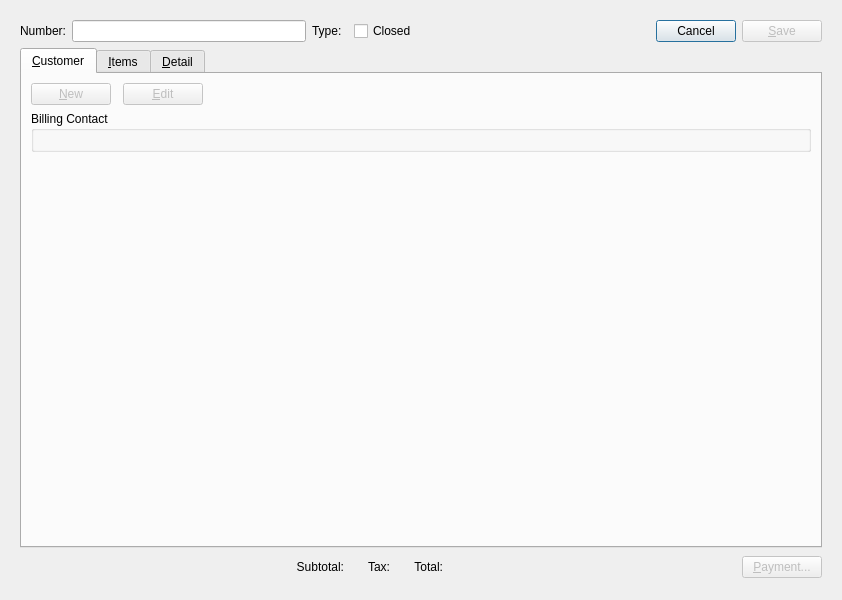
<ui version="4.0" >
 <class>retailSale</class>
 <widget class="QDialog" name="retailSale" >
  <property name="geometry" >
   <rect>
    <x>0</x>
    <y>0</y>
    <width>842</width>
    <height>600</height>
   </rect>
  </property>
  <property name="windowTitle" >
   <string>Retail Sale</string>
  </property>
  <property name="screenTitle" stdset="0" >
   <string/>
  </property>
  <layout class="QGridLayout" name="gridLayout_6" >
   <item row="0" column="0" >
    <widget class="Screen" name="_sale" >
     <property name="schemaName" >
      <string>xtpos</string>
     </property>
     <property name="tableName" >
      <string>api_sale</string>
     </property>
     <property name="primaryKeyColumns" >
      <number>1</number>
     </property>
     <layout class="QGridLayout" name="gridLayout_3" >
      <item row="0" column="0" >
       <layout class="QHBoxLayout" >
        <item>
         <widget class="QLabel" name="_numberLit" >
          <property name="text" >
           <string>Number:</string>
          </property>
          <property name="alignment" >
           <set>Qt::AlignRight|Qt::AlignTrailing|Qt::AlignVCenter</set>
          </property>
         </widget>
        </item>
        <item>
         <widget class="XLineEdit" name="_number" >
          <property name="text" >
           <string/>
          </property>
          <property name="fieldName" >
           <string>sale_number</string>
          </property>
         </widget>
        </item>
        <item>
         <widget class="QLabel" name="_typeLit" >
          <property name="text" >
           <string>Type:</string>
          </property>
         </widget>
        </item>
        <item>
         <widget class="XComboBox" name="_type" >
          <property name="fieldName" >
           <string>type</string>
          </property>
         </widget>
        </item>
        <item>
         <widget class="XCheckBox" name="_closed" >
          <property name="text" >
           <string>Closed</string>
          </property>
          <property name="fieldName" >
           <string>closed</string>
          </property>
          <property name="forgetful" >
           <bool>true</bool>
          </property>
         </widget>
        </item>
        <item>
         <spacer>
          <property name="orientation" >
           <enum>Qt::Horizontal</enum>
          </property>
          <property name="sizeHint" stdset="0" >
           <size>
            <width>16</width>
            <height>20</height>
           </size>
          </property>
         </spacer>
        </item>
        <item>
         <widget class="QPushButton" name="_cancel" >
          <property name="text" >
           <string>Cancel</string>
          </property>
          <property name="checkable" >
           <bool>false</bool>
          </property>
         </widget>
        </item>
        <item>
         <widget class="QPushButton" name="_save" >
          <property name="enabled" >
           <bool>false</bool>
          </property>
          <property name="text" >
           <string>&amp;Save</string>
          </property>
         </widget>
        </item>
       </layout>
      </item>
      <item row="1" column="0" >
       <widget class="QTabWidget" name="_tab" >
        <property name="currentIndex" >
         <number>0</number>
        </property>
        <widget class="QWidget" name="_custTab" >
         <attribute name="title" >
          <string>&amp;Customer</string>
         </attribute>
         <layout class="QGridLayout" >
          <item row="0" column="0" >
           <layout class="QHBoxLayout" >
            <property name="spacing" >
             <number>0</number>
            </property>
            <item>
             <widget class="CustInfo" name="_cust" >
              <property name="fieldName" >
               <string>customer_number</string>
              </property>
             </widget>
            </item>
            <item>
             <layout class="QHBoxLayout" >
              <property name="spacing" >
               <number>12</number>
              </property>
              <item>
               <widget class="QPushButton" name="_new" >
                <property name="enabled" >
                 <bool>false</bool>
                </property>
                <property name="text" >
                 <string>&amp;New</string>
                </property>
               </widget>
              </item>
              <item>
               <widget class="QPushButton" name="_edit" >
                <property name="enabled" >
                 <bool>false</bool>
                </property>
                <property name="text" >
                 <string>&amp;Edit</string>
                </property>
               </widget>
              </item>
              <item>
               <spacer>
                <property name="orientation" >
                 <enum>Qt::Horizontal</enum>
                </property>
                <property name="sizeHint" stdset="0" >
                 <size>
                  <width>40</width>
                  <height>20</height>
                 </size>
                </property>
               </spacer>
              </item>
             </layout>
            </item>
           </layout>
          </item>
          <item row="1" column="0" >
           <widget class="QGroupBox" name="_cntctGroup" >
            <property name="title" >
             <string>Billing Contact</string>
            </property>
            <layout class="QGridLayout" >
             <item row="0" column="0" >
              <widget class="ContactCluster" name="_contact" >
               <property name="accountVisible" >
                <bool>false</bool>
               </property>
               <property name="activeVisible" >
                <bool>false</bool>
               </property>
               <property name="initialsVisible" >
                <bool>false</bool>
               </property>
               <property name="webaddrVisible" >
                <bool>false</bool>
               </property>
               <property name="fieldNameChange" >
                <string>contact_change</string>
               </property>
               <property name="fieldNameNumber" >
                <string>contact_number</string>
               </property>
               <property name="fieldNameFirst" >
                <string>first</string>
               </property>
               <property name="fieldNameMiddle" >
                <string>middle</string>
               </property>
               <property name="fieldNameLast" >
                <string>last</string>
               </property>
               <property name="fieldNameSuffix" >
                <string>suffix</string>
               </property>
               <property name="fieldNameTitle" >
                <string>job_title</string>
               </property>
               <property name="fieldNamePhone" >
                <string>voice</string>
               </property>
               <property name="fieldNamePhone2" >
                <string>alternate</string>
               </property>
               <property name="fieldNameFax" >
                <string>fax</string>
               </property>
               <property name="fieldNameEmailAddress" >
                <string>email</string>
               </property>
               <property name="fieldNameWebAddress" >
                <string>web</string>
               </property>
               <property name="fieldNameAddressChange" stdset="0" >
                <string>address_change</string>
               </property>
               <property name="fieldNameAddressNumber" stdset="0" >
                <string>address_number</string>
               </property>
               <property name="fieldNameLine1" >
                <string>address1</string>
               </property>
               <property name="fieldNameLine2" >
                <string>address2</string>
               </property>
               <property name="fieldNameLine3" >
                <string>address3</string>
               </property>
               <property name="fieldNameCity" >
                <string>city</string>
               </property>
               <property name="fieldNameState" >
                <string>state</string>
               </property>
               <property name="fieldNamePostalCode" >
                <string>postalcode</string>
               </property>
               <property name="fieldNameCountry" >
                <string>country</string>
               </property>
              </widget>
             </item>
            </layout>
           </widget>
          </item>
          <item row="3" column="0" >
           <spacer>
            <property name="orientation" >
             <enum>Qt::Vertical</enum>
            </property>
            <property name="sizeHint" stdset="0" >
             <size>
              <width>20</width>
              <height>40</height>
             </size>
            </property>
           </spacer>
          </item>
         </layout>
        </widget>
        <widget class="QWidget" name="_itemsTab" >
         <attribute name="title" >
          <string>&amp;Items</string>
         </attribute>
         <layout class="QGridLayout" name="gridLayout_4" >
          <item row="0" column="0" >
           <widget class="XTreeView" name="_saleitems" >
            <property name="enabled" >
             <bool>true</bool>
            </property>
            <property name="editTriggers" >
             <set>QAbstractItemView::NoEditTriggers</set>
            </property>
            <property name="alternatingRowColors" >
             <bool>false</bool>
            </property>
            <property name="schemaName" >
             <string>xtpos</string>
            </property>
            <property name="tableName" >
             <string>api_saleitem</string>
            </property>
            <property name="primaryKeyCoulmns" stdset="0" >
             <number>2</number>
            </property>
           </widget>
          </item>
          <item row="1" column="0" >
           <layout class="QHBoxLayout" >
            <property name="spacing" >
             <number>12</number>
            </property>
            <item>
             <widget class="QPushButton" name="_add" >
              <property name="text" >
               <string>Add</string>
              </property>
              <property name="default" >
               <bool>true</bool>
              </property>
             </widget>
            </item>
            <item>
             <widget class="QPushButton" name="_remove" >
              <property name="enabled" >
               <bool>false</bool>
              </property>
              <property name="text" >
               <string>Remove</string>
              </property>
             </widget>
            </item>
            <item>
             <spacer>
              <property name="orientation" >
               <enum>Qt::Horizontal</enum>
              </property>
              <property name="sizeHint" stdset="0" >
               <size>
                <width>16</width>
                <height>20</height>
               </size>
              </property>
             </spacer>
            </item>
            <item>
             <widget class="QLabel" name="_receiptNumberLit" >
              <property name="text" >
               <string>Receipt Number:</string>
              </property>
             </widget>
            </item>
            <item>
             <widget class="XLineEdit" name="_receiptNumber" >
              <property name="enabled" >
               <bool>false</bool>
              </property>
              <property name="sizePolicy" >
               <sizepolicy vsizetype="Fixed" hsizetype="Preferred" >
                <horstretch>0</horstretch>
                <verstretch>0</verstretch>
               </sizepolicy>
              </property>
             </widget>
            </item>
            <item>
             <widget class="QPushButton" name="_receiptSearch" >
              <property name="text" >
               <string>...</string>
              </property>
             </widget>
            </item>
           </layout>
          </item>
          <item row="2" column="0" >
           <widget class="Screen" name="_saleitem" >
            <property name="primaryKeyColumns" >
             <number>2</number>
            </property>
            <layout class="QGridLayout" >
             <property name="margin" >
              <number>0</number>
             </property>
             <property name="spacing" >
              <number>0</number>
             </property>
             <item row="0" column="0" >
              <widget class="QGroupBox" name="_itemGroup" >
               <property name="title" >
                <string/>
               </property>
               <layout class="QGridLayout" name="gridLayout_5" >
                <item row="0" column="0" >
                 <widget class="ItemCluster" name="_item" >
                  <property name="fieldName" >
                   <string>item_number</string>
                  </property>
                 </widget>
                </item>
                <item row="0" column="1" >
                 <layout class="QGridLayout" >
                  <property name="verticalSpacing" >
                   <number>0</number>
                  </property>
                  <item row="0" column="0" >
                   <widget class="QLabel" name="_qtyLit" >
                    <property name="text" >
                     <string>Qty:</string>
                    </property>
                    <property name="alignment" >
                     <set>Qt::AlignRight|Qt::AlignTrailing|Qt::AlignVCenter</set>
                    </property>
                    <property name="margin" >
                     <number>5</number>
                    </property>
                   </widget>
                  </item>
                  <item row="0" column="1" >
                   <layout class="QHBoxLayout" >
                    <item>
                     <widget class="XLineEdit" name="_qty" >
                      <property name="fieldName" >
                       <string>qty</string>
                      </property>
                      <property name="defaultText" >
                       <string>1</string>
                      </property>
                     </widget>
                    </item>
                    <item>
                     <spacer>
                      <property name="orientation" >
                       <enum>Qt::Horizontal</enum>
                      </property>
                      <property name="sizeHint" stdset="0" >
                       <size>
                        <width>81</width>
                        <height>21</height>
                       </size>
                      </property>
                     </spacer>
                    </item>
                   </layout>
                  </item>
                  <item row="1" column="0" >
                   <widget class="QLabel" name="_unitPriceLit" >
                    <property name="text" >
                     <string>Unit Price:</string>
                    </property>
                    <property name="alignment" >
                     <set>Qt::AlignRight|Qt::AlignTrailing|Qt::AlignVCenter</set>
                    </property>
                    <property name="margin" >
                     <number>5</number>
                    </property>
                   </widget>
                  </item>
                  <item row="2" column="0" >
                   <widget class="QLabel" name="_extendedPriceLit" >
                    <property name="text" >
                     <string>Extended:</string>
                    </property>
                    <property name="alignment" >
                     <set>Qt::AlignRight|Qt::AlignTrailing|Qt::AlignVCenter</set>
                    </property>
                    <property name="margin" >
                     <number>5</number>
                    </property>
                   </widget>
                  </item>
                  <item row="1" column="1" >
                   <layout class="QHBoxLayout" name="horizontalLayout_3" >
                    <item>
                     <widget class="CurrCluster" name="_unitPrice" >
                      <property name="sizePolicy" >
                       <sizepolicy vsizetype="Preferred" hsizetype="Fixed" >
                        <horstretch>0</horstretch>
                        <verstretch>0</verstretch>
                       </sizepolicy>
                      </property>
                      <property name="fieldNameValue" >
                       <string>price</string>
                      </property>
                      <property name="format" >
                       <enum>CurrDisplay::SalesPrice</enum>
                      </property>
                      <property name="currencyEnabled" >
                       <bool>false</bool>
                      </property>
                      <property name="currencyVisible" >
                       <bool>false</bool>
                      </property>
                     </widget>
                    </item>
                    <item>
                     <spacer name="horizontalSpacer_3" >
                      <property name="orientation" >
                       <enum>Qt::Horizontal</enum>
                      </property>
                      <property name="sizeHint" stdset="0" >
                       <size>
                        <width>40</width>
                        <height>20</height>
                       </size>
                      </property>
                     </spacer>
                    </item>
                   </layout>
                  </item>
                  <item row="2" column="1" >
                   <layout class="QHBoxLayout" name="horizontalLayout_4" >
                    <item>
                     <widget class="CurrCluster" name="_extendedPrice" >
                      <property name="sizePolicy" >
                       <sizepolicy vsizetype="Preferred" hsizetype="Fixed" >
                        <horstretch>0</horstretch>
                        <verstretch>0</verstretch>
                       </sizepolicy>
                      </property>
                      <property name="fieldNameValue" >
                       <string>extension</string>
                      </property>
                      <property name="format" >
                       <enum>CurrDisplay::ExtPrice</enum>
                      </property>
                      <property name="currencyEnabled" >
                       <bool>false</bool>
                      </property>
                      <property name="currencyVisible" >
                       <bool>false</bool>
                      </property>
                      <property name="enabled" >
                       <bool>false</bool>
                      </property>
                     </widget>
                    </item>
                    <item>
                     <spacer name="horizontalSpacer_4" >
                      <property name="orientation" >
                       <enum>Qt::Horizontal</enum>
                      </property>
                      <property name="sizeHint" stdset="0" >
                       <size>
                        <width>40</width>
                        <height>20</height>
                       </size>
                      </property>
                     </spacer>
                    </item>
                   </layout>
                  </item>
                 </layout>
                </item>
               </layout>
               <zorder>_item</zorder>
               <zorder></zorder>
              </widget>
             </item>
            </layout>
           </widget>
          </item>
         </layout>
        </widget>
        <widget class="QWidget" name="_detailTab" >
         <attribute name="title" >
          <string>&amp;Detail</string>
         </attribute>
         <layout class="QGridLayout" name="gridLayout_2" >
          <item row="0" column="0" >
           <layout class="QHBoxLayout" name="horizontalLayout_2" >
            <item>
             <layout class="QGridLayout" name="gridLayout" >
              <item row="0" column="1" >
               <widget class="DLineEdit" name="_date" >
                <property name="enabled" >
                 <bool>false</bool>
                </property>
                <property name="sizePolicy" >
                 <sizepolicy vsizetype="Fixed" hsizetype="Minimum" >
                  <horstretch>0</horstretch>
                  <verstretch>0</verstretch>
                 </sizepolicy>
                </property>
                <property name="defaultDate" >
                 <enum>XDateEdit::Current</enum>
                </property>
                <property name="fieldName" >
                 <string>date</string>
                </property>
               </widget>
              </item>
              <item row="0" column="3" >
               <widget class="XComboBox" name="_terminal" >
                <property name="fieldName" >
                 <string>terminal</string>
                </property>
               </widget>
              </item>
              <item row="1" column="1" >
               <layout class="QHBoxLayout" >
                <item>
                 <widget class="XComboBox" name="_salesrep" >
                  <property name="allowNull" >
                   <bool>true</bool>
                  </property>
                  <property name="type" >
                   <enum>XComboBox::SalesReps</enum>
                  </property>
                  <property name="defaultCode" >
                   <enum>XComboBox::None</enum>
                  </property>
                  <property name="fieldName" >
                   <string>sales_rep</string>
                  </property>
                 </widget>
                </item>
                <item>
                 <spacer>
                  <property name="orientation" >
                   <enum>Qt::Horizontal</enum>
                  </property>
                  <property name="sizeHint" stdset="0" >
                   <size>
                    <width>16</width>
                    <height>24</height>
                   </size>
                  </property>
                 </spacer>
                </item>
               </layout>
              </item>
              <item row="1" column="3" >
               <layout class="QHBoxLayout" name="horizontalLayout" >
                <item>
                 <widget class="WComboBox" name="_site" >
                  <property name="allowNull" >
                   <bool>false</bool>
                  </property>
                  <property name="defaultCode" >
                   <enum>XComboBox::None</enum>
                  </property>
                  <property name="fieldName" >
                   <string>site</string>
                  </property>
                 </widget>
                </item>
                <item>
                 <spacer name="horizontalSpacer" >
                  <property name="orientation" >
                   <enum>Qt::Horizontal</enum>
                  </property>
                  <property name="sizeHint" stdset="0" >
                   <size>
                    <width>40</width>
                    <height>20</height>
                   </size>
                  </property>
                 </spacer>
                </item>
               </layout>
              </item>
              <item row="0" column="0" >
               <widget class="QLabel" name="_dateLit" >
                <property name="text" >
                 <string>Date:</string>
                </property>
                <property name="alignment" >
                 <set>Qt::AlignRight|Qt::AlignTrailing|Qt::AlignVCenter</set>
                </property>
               </widget>
              </item>
              <item row="1" column="0" >
               <widget class="XLabel" name="_salesrepLit" >
                <property name="text" >
                 <string>Sales Rep:</string>
                </property>
                <property name="alignment" >
                 <set>Qt::AlignRight|Qt::AlignTrailing|Qt::AlignVCenter</set>
                </property>
               </widget>
              </item>
              <item row="0" column="2" >
               <widget class="QLabel" name="TerminalLit" >
                <property name="text" >
                 <string>Terminal:</string>
                </property>
                <property name="alignment" >
                 <set>Qt::AlignRight|Qt::AlignTrailing|Qt::AlignVCenter</set>
                </property>
               </widget>
              </item>
              <item row="1" column="2" >
               <widget class="QLabel" name="_siteLit" >
                <property name="text" >
                 <string>Site:</string>
                </property>
                <property name="alignment" >
                 <set>Qt::AlignRight|Qt::AlignTrailing|Qt::AlignVCenter</set>
                </property>
               </widget>
              </item>
             </layout>
            </item>
            <item>
             <spacer>
              <property name="orientation" >
               <enum>Qt::Horizontal</enum>
              </property>
              <property name="sizeHint" stdset="0" >
               <size>
                <width>40</width>
                <height>20</height>
               </size>
              </property>
             </spacer>
            </item>
           </layout>
          </item>
          <item row="1" column="0" >
           <layout class="QVBoxLayout" >
            <property name="spacing" >
             <number>0</number>
            </property>
            <item>
             <widget class="QLabel" name="_notesLit" >
              <property name="text" >
               <string>Notes</string>
              </property>
             </widget>
            </item>
            <item>
             <widget class="XTextEdit" name="_notes" >
              <property name="fieldName" >
               <string>notes</string>
              </property>
             </widget>
            </item>
           </layout>
          </item>
         </layout>
        </widget>
       </widget>
      </item>
      <item row="2" column="0" >
       <layout class="QHBoxLayout" >
        <property name="spacing" >
         <number>12</number>
        </property>
        <item>
         <spacer>
          <property name="orientation" >
           <enum>Qt::Horizontal</enum>
          </property>
          <property name="sizeHint" stdset="0" >
           <size>
            <width>0</width>
            <height>26</height>
           </size>
          </property>
         </spacer>
        </item>
        <item>
         <widget class="QLabel" name="_subtotalLit" >
          <property name="text" >
           <string>Subtotal:</string>
          </property>
          <property name="alignment" >
           <set>Qt::AlignRight|Qt::AlignTrailing|Qt::AlignVCenter</set>
          </property>
         </widget>
        </item>
        <item>
         <widget class="CurrCluster" name="_subtotal" >
          <property name="fieldNameValue" >
           <string>subtotal</string>
          </property>
          <property name="currencyVisible" >
           <bool>false</bool>
          </property>
          <property name="enabled" >
           <bool>false</bool>
          </property>
         </widget>
        </item>
        <item>
         <widget class="QLabel" name="_taxLit" >
          <property name="text" >
           <string>Tax:</string>
          </property>
          <property name="alignment" >
           <set>Qt::AlignRight|Qt::AlignTrailing|Qt::AlignVCenter</set>
          </property>
         </widget>
        </item>
        <item>
         <widget class="CurrCluster" name="_tax" >
          <property name="fieldNameValue" >
           <string>tax</string>
          </property>
          <property name="currencyVisible" >
           <bool>false</bool>
          </property>
          <property name="enabled" >
           <bool>false</bool>
          </property>
         </widget>
        </item>
        <item>
         <widget class="QLabel" name="_totalLit" >
          <property name="text" >
           <string>Total:</string>
          </property>
          <property name="alignment" >
           <set>Qt::AlignRight|Qt::AlignTrailing|Qt::AlignVCenter</set>
          </property>
         </widget>
        </item>
        <item>
         <widget class="CurrCluster" name="_total" >
          <property name="fieldNameValue" >
           <string>total</string>
          </property>
          <property name="currencyVisible" >
           <bool>false</bool>
          </property>
          <property name="enabled" >
           <bool>false</bool>
          </property>
         </widget>
        </item>
        <item>
         <spacer name="horizontalSpacer_2" >
          <property name="orientation" >
           <enum>Qt::Horizontal</enum>
          </property>
          <property name="sizeHint" stdset="0" >
           <size>
            <width>0</width>
            <height>20</height>
           </size>
          </property>
         </spacer>
        </item>
        <item>
         <widget class="QPushButton" name="_payment" >
          <property name="enabled" >
           <bool>false</bool>
          </property>
          <property name="text" >
           <string>&amp;Payment...</string>
          </property>
         </widget>
        </item>
       </layout>
      </item>
     </layout>
    </widget>
   </item>
  </layout>
 </widget>
 <customwidgets>
  <customwidget>
   <class>ContactCluster</class>
   <extends>QWidget</extends>
   <header>contactcluster.h</header>
  </customwidget>
  <customwidget>
   <class>CurrCluster</class>
   <extends>QWidget</extends>
   <header>currcluster.h</header>
  </customwidget>
  <customwidget>
   <class>CustInfo</class>
   <extends>QWidget</extends>
   <header>custcluster.h</header>
  </customwidget>
  <customwidget>
   <class>DLineEdit</class>
   <extends>QWidget</extends>
   <header>datecluster.h</header>
  </customwidget>
  <customwidget>
   <class>ItemCluster</class>
   <extends>QWidget</extends>
   <header>itemcluster.h</header>
  </customwidget>
  <customwidget>
   <class>Screen</class>
   <extends></extends>
   <header>screen.h</header>
   <container>1</container>
  </customwidget>
  <customwidget>
   <class>WComboBox</class>
   <extends></extends>
   <header>wcombobox.h</header>
  </customwidget>
  <customwidget>
   <class>XCheckBox</class>
   <extends>QCheckBox</extends>
   <header>xcheckbox.h</header>
  </customwidget>
  <customwidget>
   <class>XComboBox</class>
   <extends></extends>
   <header>xcombobox.h</header>
  </customwidget>
  <customwidget>
   <class>XLabel</class>
   <extends>QLabel</extends>
   <header>xlabel.h</header>
  </customwidget>
  <customwidget>
   <class>XLineEdit</class>
   <extends>QLineEdit</extends>
   <header>xlineedit.h</header>
  </customwidget>
  <customwidget>
   <class>XTreeView</class>
   <extends>QTreeView</extends>
   <header>xtreeview.h</header>
  </customwidget>
  <customwidget>
   <class>XTextEdit</class>
   <extends>QTextEdit</extends>
   <header>xtextedit.h</header>
  </customwidget>
 </customwidgets>
 <resources/>
 <connections>
  <connection>
   <sender>_sale</sender>
   <signal>newDataWidgetMapper(XDataWidgetMapper*)</signal>
   <receiver>_number</receiver>
   <slot>setDataWidgetMap(XDataWidgetMapper*)</slot>
   <hints>
    <hint type="sourcelabel" >
     <x>436</x>
     <y>305</y>
    </hint>
    <hint type="destinationlabel" >
     <x>214</x>
     <y>26</y>
    </hint>
   </hints>
  </connection>
  <connection>
   <sender>_sale</sender>
   <signal>newDataWidgetMapper(XDataWidgetMapper*)</signal>
   <receiver>_type</receiver>
   <slot>setDataWidgetMap(XDataWidgetMapper*)</slot>
   <hints>
    <hint type="sourcelabel" >
     <x>436</x>
     <y>305</y>
    </hint>
    <hint type="destinationlabel" >
     <x>397</x>
     <y>39</y>
    </hint>
   </hints>
  </connection>
  <connection>
   <sender>_sale</sender>
   <signal>newDataWidgetMapper(XDataWidgetMapper*)</signal>
   <receiver>_contact</receiver>
   <slot>setDataWidgetMap(XDataWidgetMapper*)</slot>
   <hints>
    <hint type="sourcelabel" >
     <x>436</x>
     <y>305</y>
    </hint>
    <hint type="destinationlabel" >
     <x>436</x>
     <y>274</y>
    </hint>
   </hints>
  </connection>
  <connection>
   <sender>_sale</sender>
   <signal>newDataWidgetMapper(XDataWidgetMapper*)</signal>
   <receiver>_salesrep</receiver>
   <slot>setDataWidgetMap(XDataWidgetMapper*)</slot>
   <hints>
    <hint type="sourcelabel" >
     <x>436</x>
     <y>305</y>
    </hint>
    <hint type="destinationlabel" >
     <x>456</x>
     <y>390</y>
    </hint>
   </hints>
  </connection>
  <connection>
   <sender>_sale</sender>
   <signal>newDataWidgetMapper(XDataWidgetMapper*)</signal>
   <receiver>_terminal</receiver>
   <slot>setDataWidgetMap(XDataWidgetMapper*)</slot>
   <hints>
    <hint type="sourcelabel" >
     <x>436</x>
     <y>305</y>
    </hint>
    <hint type="destinationlabel" >
     <x>456</x>
     <y>390</y>
    </hint>
   </hints>
  </connection>
  <connection>
   <sender>_sale</sender>
   <signal>newDataWidgetMapper(XDataWidgetMapper*)</signal>
   <receiver>_date</receiver>
   <slot>setDataWidgetMap(XDataWidgetMapper*)</slot>
   <hints>
    <hint type="sourcelabel" >
     <x>436</x>
     <y>305</y>
    </hint>
    <hint type="destinationlabel" >
     <x>456</x>
     <y>390</y>
    </hint>
   </hints>
  </connection>
  <connection>
   <sender>_sale</sender>
   <signal>newDataWidgetMapper(XDataWidgetMapper*)</signal>
   <receiver>_notes</receiver>
   <slot>setDataWidgetMap(XDataWidgetMapper*)</slot>
   <hints>
    <hint type="sourcelabel" >
     <x>436</x>
     <y>305</y>
    </hint>
    <hint type="destinationlabel" >
     <x>456</x>
     <y>518</y>
    </hint>
   </hints>
  </connection>
  <connection>
   <sender>_sale</sender>
   <signal>newDataWidgetMapper(XDataWidgetMapper*)</signal>
   <receiver>_total</receiver>
   <slot>setDataWidgetMap(XDataWidgetMapper*)</slot>
   <hints>
    <hint type="sourcelabel" >
     <x>436</x>
     <y>294</y>
    </hint>
    <hint type="destinationlabel" >
     <x>633</x>
     <y>421</y>
    </hint>
   </hints>
  </connection>
  <connection>
   <sender>_sale</sender>
   <signal>newDataWidgetMapper(XDataWidgetMapper*)</signal>
   <receiver>_subtotal</receiver>
   <slot>setDataWidgetMap(XDataWidgetMapper*)</slot>
   <hints>
    <hint type="sourcelabel" >
     <x>436</x>
     <y>294</y>
    </hint>
    <hint type="destinationlabel" >
     <x>206</x>
     <y>421</y>
    </hint>
   </hints>
  </connection>
  <connection>
   <sender>_sale</sender>
   <signal>newDataWidgetMapper(XDataWidgetMapper*)</signal>
   <receiver>_tax</receiver>
   <slot>setDataWidgetMap(XDataWidgetMapper*)</slot>
   <hints>
    <hint type="sourcelabel" >
     <x>436</x>
     <y>294</y>
    </hint>
    <hint type="destinationlabel" >
     <x>415</x>
     <y>421</y>
    </hint>
   </hints>
  </connection>
  <connection>
   <sender>_sale</sender>
   <signal>newDataWidgetMapper(XDataWidgetMapper*)</signal>
   <receiver>_saleitems</receiver>
   <slot>setDataWidgetMap(XDataWidgetMapper*)</slot>
   <hints>
    <hint type="sourcelabel" >
     <x>436</x>
     <y>294</y>
    </hint>
    <hint type="destinationlabel" >
     <x>456</x>
     <y>390</y>
    </hint>
   </hints>
  </connection>
  <connection>
   <sender>_sale</sender>
   <signal>newDataWidgetMapper(XDataWidgetMapper*)</signal>
   <receiver>_cust</receiver>
   <slot>setDataWidgetMap(XDataWidgetMapper*)</slot>
   <hints>
    <hint type="sourcelabel" >
     <x>436</x>
     <y>317</y>
    </hint>
    <hint type="destinationlabel" >
     <x>197</x>
     <y>122</y>
    </hint>
   </hints>
  </connection>
  <connection>
   <sender>_sale</sender>
   <signal>newDataWidgetMapper(XDataWidgetMapper*)</signal>
   <receiver>_site</receiver>
   <slot>setDataWidgetMap(XDataWidgetMapper*)</slot>
   <hints>
    <hint type="sourcelabel" >
     <x>414</x>
     <y>294</y>
    </hint>
    <hint type="destinationlabel" >
     <x>404</x>
     <y>156</y>
    </hint>
   </hints>
  </connection>
  <connection>
   <sender>_sale</sender>
   <signal>newDataWidgetMapper(XDataWidgetMapper*)</signal>
   <receiver>_closed</receiver>
   <slot>setDataWidgetMap(XDataWidgetMapper*)</slot>
   <hints>
    <hint type="sourcelabel" >
     <x>420</x>
     <y>299</y>
    </hint>
    <hint type="destinationlabel" >
     <x>450</x>
     <y>39</y>
    </hint>
   </hints>
  </connection>
  <connection>
   <sender>_saleitem</sender>
   <signal>newDataWidgetMapper(XDataWidgetMapper*)</signal>
   <receiver>_extendedPrice</receiver>
   <slot>setDataWidgetMap(XDataWidgetMapper*)</slot>
   <hints>
    <hint type="sourcelabel" >
     <x>424</x>
     <y>0</y>
    </hint>
    <hint type="destinationlabel" >
     <x>629</x>
     <y>417</y>
    </hint>
   </hints>
  </connection>
  <connection>
   <sender>_saleitem</sender>
   <signal>newDataWidgetMapper(XDataWidgetMapper*)</signal>
   <receiver>_item</receiver>
   <slot>setDataWidgetMap(XDataWidgetMapper*)</slot>
   <hints>
    <hint type="sourcelabel" >
     <x>424</x>
     <y>0</y>
    </hint>
    <hint type="destinationlabel" >
     <x>251</x>
     <y>381</y>
    </hint>
   </hints>
  </connection>
  <connection>
   <sender>_saleitem</sender>
   <signal>newDataWidgetMapper(XDataWidgetMapper*)</signal>
   <receiver>_qty</receiver>
   <slot>setDataWidgetMap(XDataWidgetMapper*)</slot>
   <hints>
    <hint type="sourcelabel" >
     <x>424</x>
     <y>0</y>
    </hint>
    <hint type="destinationlabel" >
     <x>597</x>
     <y>345</y>
    </hint>
   </hints>
  </connection>
  <connection>
   <sender>_saleitem</sender>
   <signal>newDataWidgetMapper(XDataWidgetMapper*)</signal>
   <receiver>_unitPrice</receiver>
   <slot>setDataWidgetMap(XDataWidgetMapper*)</slot>
   <hints>
    <hint type="sourcelabel" >
     <x>424</x>
     <y>0</y>
    </hint>
    <hint type="destinationlabel" >
     <x>629</x>
     <y>381</y>
    </hint>
   </hints>
  </connection>
  <connection>
   <sender>_saleitems</sender>
   <signal>newModel(XSqlTableModel*)</signal>
   <receiver>_saleitem</receiver>
   <slot>setModel(XSqlTableModel*)</slot>
   <hints>
    <hint type="sourcelabel" >
     <x>436</x>
     <y>180</y>
    </hint>
    <hint type="destinationlabel" >
     <x>424</x>
     <y>0</y>
    </hint>
   </hints>
  </connection>
 </connections>
</ui>
